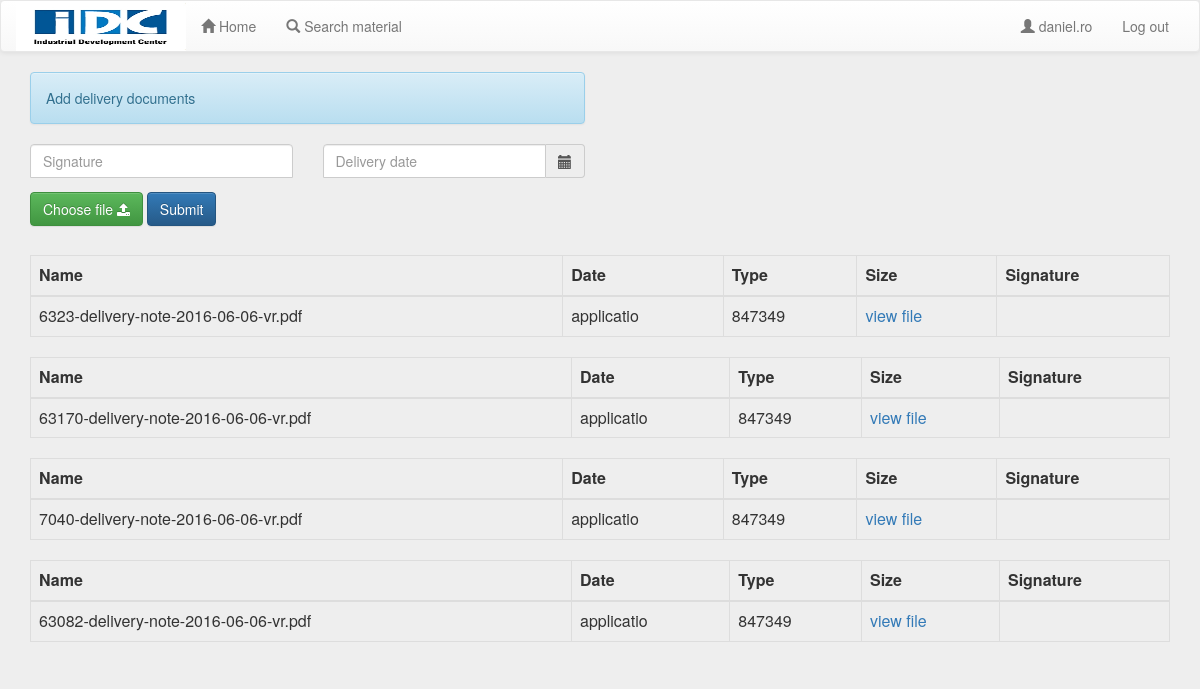
The page /uploaddoc.php (signed in) on the database its author committed.
### tables this page shows
CREATE TABLE `pdf` (
  `id` int(10) NOT NULL AUTO_INCREMENT,
  `file` varchar(100) NOT NULL,
  `type` varchar(10) NOT NULL,
  `size` int(11) NOT NULL,
  `signature` varchar(50) DEFAULT NULL,
  PRIMARY KEY (`id`)
);

### uploaddoc.php (the view, shortened to what this page needs)
<?php
include 'navbar.php';
include 'dbconnect.php';
?>
<head>
<link rel="stylesheet" href="//cdnjs.cloudflare.com/ajax/libs/bootstrap-datepicker/1.3.0/css/datepicker.min.css" />
<link rel="stylesheet" href="//cdnjs.cloudflare.com/ajax/libs/bootstrap-datepicker/1.3.0/css/datepicker3.min.css" />
</head>
<html>
   <body>
		<div class='container'>
			<div class='row'>
				<div class='col-md-6'>
					<div class = 'form-group'>
<?php
			if (!empty($_GET['successmessage'])) {
					$msg=$_GET['successmessage'];
					echo '<div class="alert alert-success"><span class="glyphicon glyphicon-thumbs-up" aria-hidden="true"></span> ',$msg,'</div>';
			}
			else
				if (!empty($_GET['errormessage'])) {
					$msg=$_GET['errormessage'];
					echo '<div class="alert alert-danger"><span class="glyphicon glyphicon-thumbs-down" aria-hidden="true"></span> ',$msg,'</div>';
			}
			else {
					echo '<div class="alert alert-info">';
					echo 'Add delivery documents';
					echo '</div>';
			}
?>
			</div>
		</div>
	</div>
	<form action="uploaddoc.php" class="form" method="POST" enctype="multipart/form-data">
	<div class="row">
		<div class="col-xs-3">
		<div class = "form-group">
				<input type="text" id="id" class="form-control" name="id" placeholder="Signature" maxlength="7" required = "required" />
			</div>
		</div>
    <div class="form-group">
        <div class="col-xs-3 date">
            <div class="input-group input-append date" id="datePicker">
                <input type="text" class="form-control" name="date" placeholder="Delivery date" />
                <span class="input-group-addon add-on"><span class="glyphicon glyphicon-calendar"></span></span>
            </div>
        </div>
    </div>
    </div>
	<div class='row'>
		<div class='col-md-6'>
			<div class = 'form-group'>
					<label for="file" class="btn btn-success">Choose file <i class="fa fa-upload" aria-hidden="true"></i></label>
					<button type="submit" name="submit" class="btn btn-primary">Submit</button>
			</div>
		</div>
	</div>
	</form>
<?php
 foreach($pdo->query( 'SELECT * from pdf' ) as $row){
echo '<table class="table table-bordered">';
	echo '<thead class="cf">';
		echo '<tr>';
            echo '<th>Name</th>';
			echo '<th>Date</th>';
            echo '<th>Type</th>';
            echo '<th>Size</th>';
            echo '<th>Signature</th>';
		echo '</tr>';
	echo '</thead>';
	echo '<tbody>';
        echo '<tr>';
			echo '<td>'.$row['file'].'</td>';
			echo '<td>'.$row['type'].'</td>';
			echo '<td>'.$row['size'].'</td>';
			echo '<td><a target="_blank" href="files/'.$row['file'].'">view file</a></td></tr>';
	echo '</tbody>';
echo '</table>';
 }
?>
    </div>
	</body>
</html>

### style.css (style rules this page uses)
body { background: #eee !important; }
input[type="text"] { margin-bottom: -1px; border-bottom-left-radius: 0; border-bottom-right-radius: 0; }

### rows shown on the page
pdf: file "6323-delivery-note-2016-06-06-vr.pdf", type "applicatio", size "847349"
pdf: file "63170-delivery-note-2016-06-06-vr.pdf", type "applicatio", size "847349"
pdf: file "7040-delivery-note-2016-06-06-vr.pdf", type "applicatio", size "847349"
pdf: file "63082-delivery-note-2016-06-06-vr.pdf", type "applicatio", size "847349"

### other values the page prints
$_SESSION['username'] "daniel.ro"
